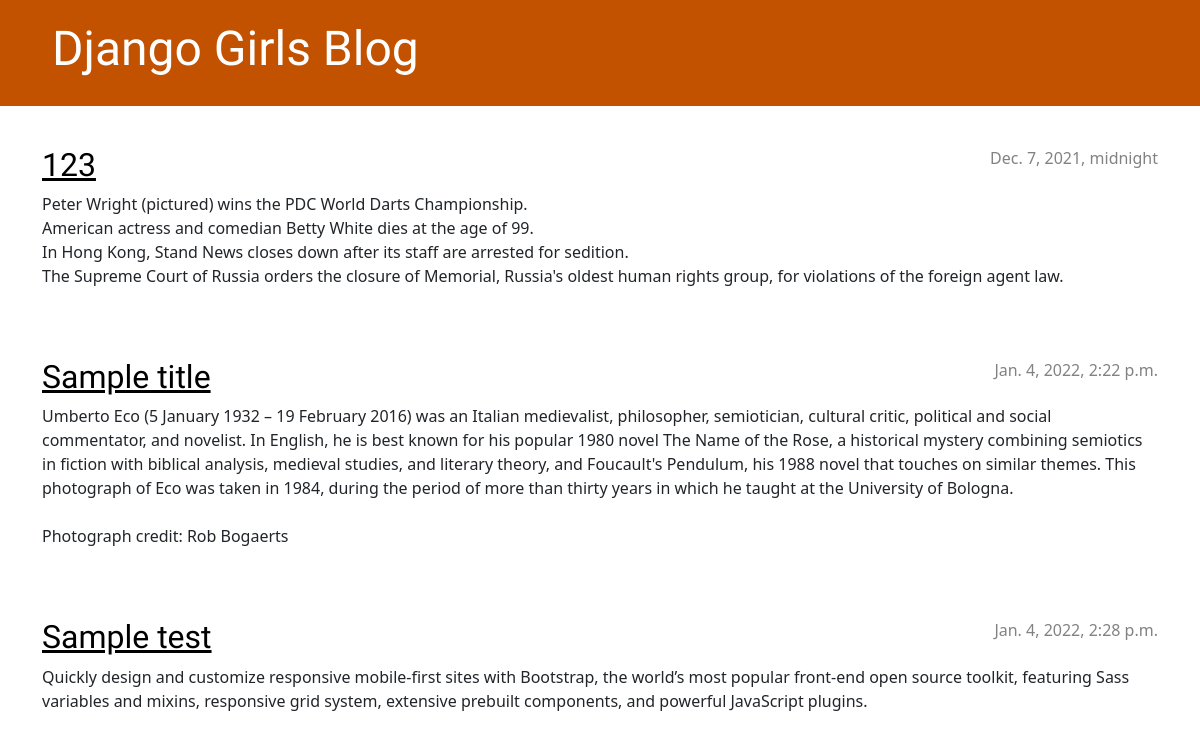
The app's page /, older data.
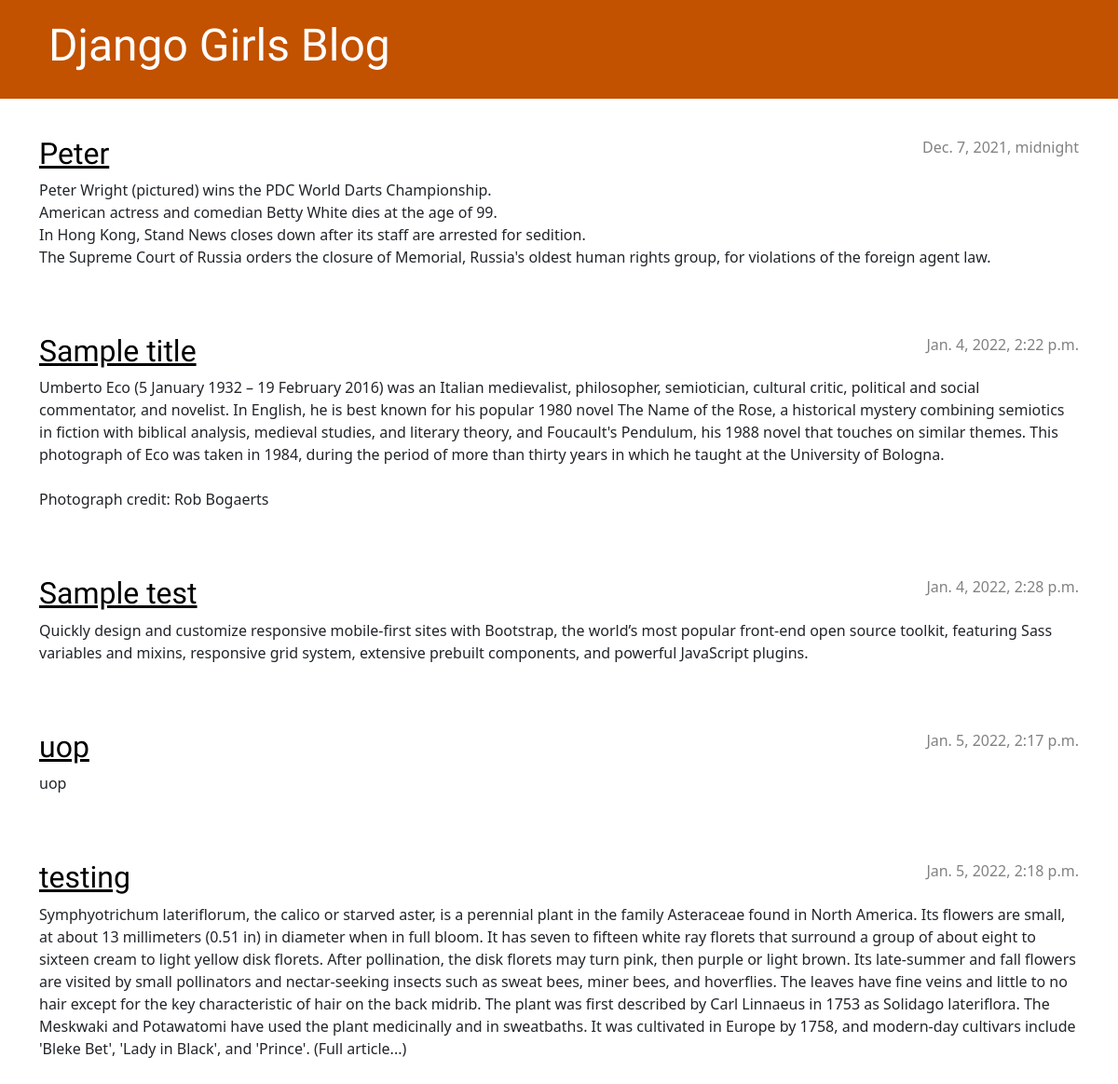
The same page, newer data.
### blog/models.py (models this page shows, shortened)
class Post(models.Model):
    author = models.ForeignKey(settings.AUTH_USER_MODEL, on_delete=models.CASCADE)
    title = models.CharField(max_length=200)
    text = models.TextField()
    created_date = models.DateTimeField(default=timezone.now)
    published_date = models.DateTimeField(blank=True, null=True)

### blog/views.py (the view)
# urls.py: path('', views.post_list, name='post_list'),
def post_list(request):
    posts = Post.objects.filter(published_date__lte=timezone.now()).order_by('published_date')
    return render(request, 'blog/post_list.html', {'posts': posts})

### blog/templates/blog/post_list.html
{% extends 'blog/base.html' %}
{% block content %}
    {% for post in posts %}
    <article class="post">
        <time class="date">
            {{ post.published_date }}
        </time>
        <h2><a href="{% url 'post_detail' pk=post.pk %}">{{ post.title }}</a></h2>
        <p>{{ post.text|linebreaksbr }}</p>
    </article>
    {% endfor %}
{% endblock %}

Row changes from the older to the newer data that the page shows:
changed Post: title "123" → "Peter"
now on this page (row edited): Post: published_date "Jan. 5, 2022, 2:17 p.m.", title "uop", text "uop"
now on this page (row edited): Post: published_date "Jan. 5, 2022, 2:18 p.m.", title "testing", text "Symphyotrichum lateriflorum, the calico or starved aster, is a perennial plant in the family Asteraceae found in North America. Its flowers are small, at about 13 millimeters (0.51 in) in diameter when in full bloom. It has seven to fifteen white ray florets that surround a group of about eight to sixteen cream to light yellow disk florets. After pollination, the disk florets may turn pink, then purple or light brown. Its late-summer and fall flowers are visited by small pollinators and nectar-seeking insects such as sweat bees, miner bees, and hoverflies. The leaves have fine veins and little to no hair except for the key characteristic of hair on the back midrib. The plant was first…"
